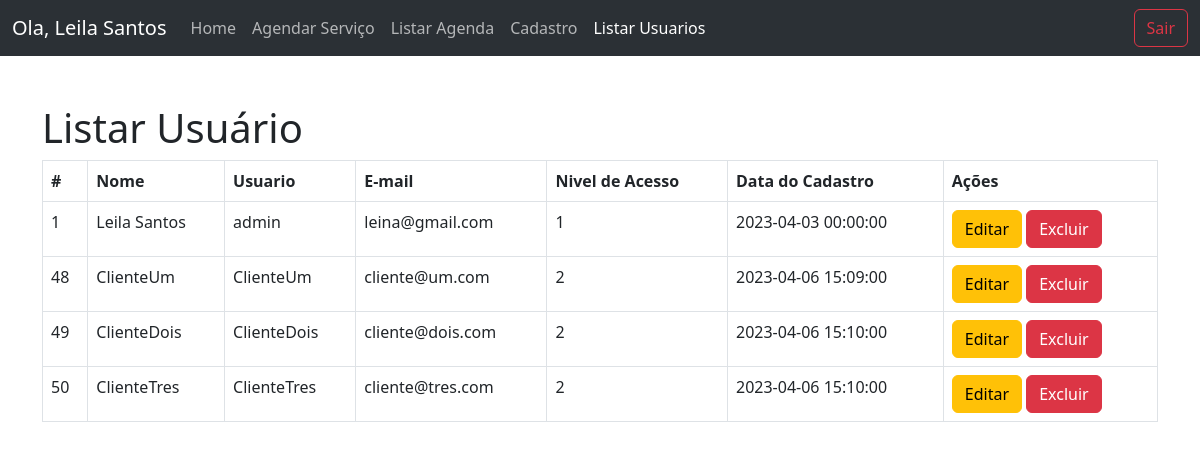
The app's page /codigo/dashboard.php?page=listar (signed in) with its own data.
### tables this page shows
CREATE TABLE `usuarios` (
  `id` int(10) UNSIGNED NOT NULL,
  `nome` varchar(255) NOT NULL,
  `email` varchar(255) NOT NULL,
  `usuario` varchar(45) NOT NULL,
  `senha` varchar(255) NOT NULL,
  `tipo` varchar(1) NOT NULL,
  `datacadastro` datetime NOT NULL
);

### codigo/usuarios/listar-usuario.php (the view)
<h1>Listar Usuário</h1>
<?php
    $sql = "SELECT * FROM usuarios";
    $res = $conn->query($sql);
    $qtd = $res->num_rows;
    if($qtd > 0){
        print "<table class='table table-hover table-bordered'>";
        print "<tr>";
            print "<th>#</th>";
            print "<th>Nome</th>";
            print "<th>Usuario</th>";
            print "<th>E-mail</th>";
            print "<th>Nivel de Acesso</th>";
            print "<th>Data do Cadastro</th>";
            print "<th>Ações</th>";
        print "</tr>";
        while($row = $res->fetch_object()){
            print "<tr>";
                print "<td>".$row->id."</td>";
                print "<td>".$row->nome."</td>";
                print "<td>".$row->usuario."</td>";
                print "<td>".$row->email."</td>";
                print "<td>".$row->tipo."</td>";
                print "<td>".$row->datacadastro."</td>";
                print "<td>
                        <button onclick=\"location.href='?page=editar&id=".$row->id."'\" class='btn btn-warning'>Editar</button>
                        <button onclick=\"if(confirm('Tem certeza que deseja Excluir o Usuario')){
                                            location.href='?page=salvar&acao=excluir&id=".$row->id."'}
                                            else{false}\" class='btn btn-danger'>Excluir</button>
                      </td>";
            print "</tr>";
        }
        print "</table>";
    }else{
        print "<p class='alert alert-danger'>Não encontrou resultados!</p>";
    }
?>

### records on screen
usuarios: id "1", nome "Leila Santos", usuario "admin", email "leina@gmail.com", tipo "1", datacadastro "2023-04-03 00:00:00"
usuarios: id "48", nome "ClienteUm", usuario "ClienteUm", email "cliente@um.com", tipo "2", datacadastro "2023-04-06 15:09:00"
usuarios: id "49", nome "ClienteDois", usuario "ClienteDois", email "cliente@dois.com", tipo "2", datacadastro "2023-04-06 15:10:00"
usuarios: id "50", nome "ClienteTres", usuario "ClienteTres", email "cliente@tres.com", tipo "2", datacadastro "2023-04-06 15:10:00"

### other values on screen
$_SESSION['nome'] "Leila Santos"
